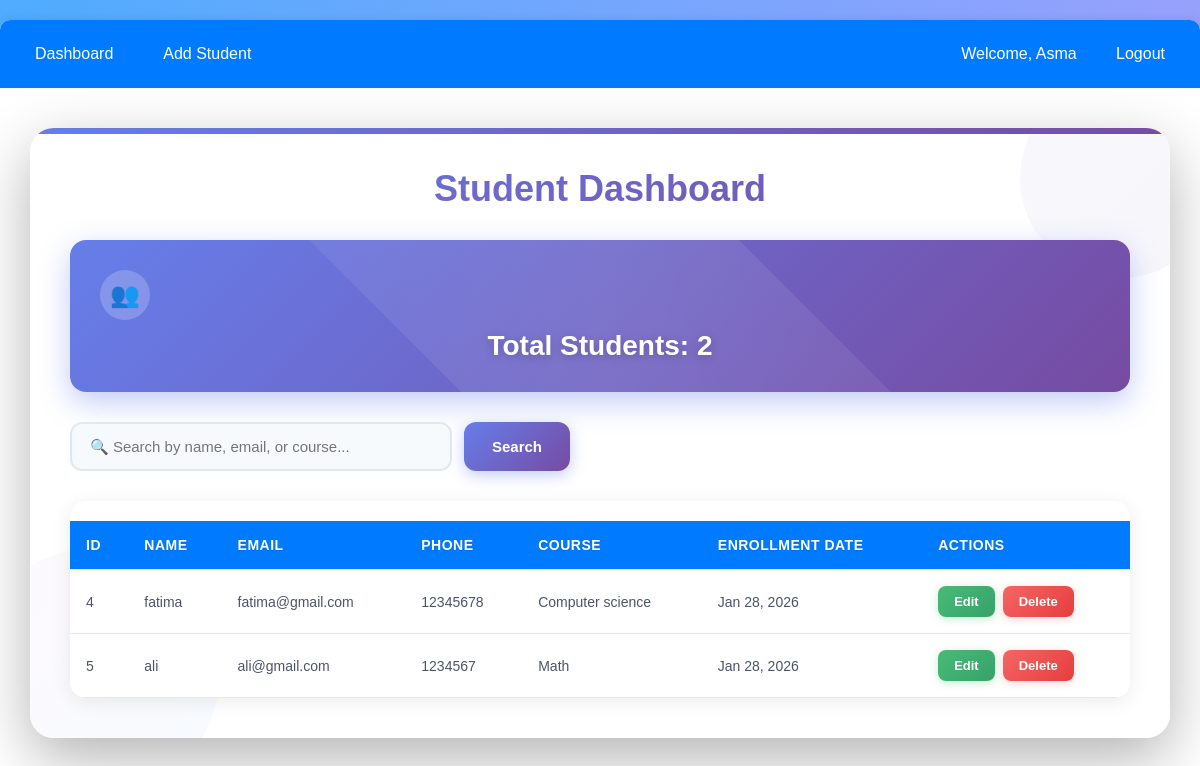
/dashboard/ (signed in), run on the app's committed database.
### students/models.py (models this page shows, shortened)
class Student(models.Model):
    name = models.CharField(max_length=100)
    email = models.EmailField(unique=True)
    phone = models.CharField(max_length=15)
    course = models.CharField(max_length=50)
    enrollment_date = models.DateField(auto_now_add=True)
    class Meta:
        ordering = ['-enrollment_date']  # Newest first

### students/views.py (the view)
# urls.py: path('dashboard/', views.dashboard, name='dashboard'),
@login_required(login_url='login')
def dashboard(request):
    search_query = request.GET.get('search', '')
    if search_query:
        students = Student.objects.filter(
            Q(name__icontains=search_query) |
            Q(email__icontains=search_query) |
            Q(course__icontains=search_query)
        )
    else:
        students = Student.objects.all()
    total_students = Student.objects.count()
    context = {
        'students': students,
        'total_students': total_students,
        'search_query': search_query,
    }
    return render(request, 'dashboard.html', context)

### templates/dashboard.html (shortened to what this page needs)
{% extends 'base.html' %}
{% block content %}
<div class="dashboard-container">
    <div class="decoration-circle top-right"></div>
    <h2>Student Dashboard</h2>
    <div class="stats-box">
        <div class="stats-icon">👥</div>
        <h3>Total Students: {{ total_students }}</h3>
    </div>
    <div class="search-box">
        <form method="GET">
            <input type="text" name="search" placeholder="🔍 Search by name, email, or course..." value="{{ search_query }}">
            <button type="submit">Search</button>
        </form>
    </div>
    {% if students %}
    <div class="table-container">
        <table>
            <thead>
                <tr>
                    <th>ID</th>
                    <th>Name</th>
                    <th>Email</th>
                    <th>Phone</th>
                    <th>Course</th>
                    <th>Enrollment Date</th>
                    <th>Actions</th>
                </tr>
            </thead>
            <tbody>
                {% for student in students %}
                <tr>
                    <td>{{ student.id }}</td>
                    <td>{{ student.name }}</td>
                    <td>{{ student.email }}</td>
                    <td>{{ student.phone }}</td>
                    <td>{{ student.course }}</td>
                    <td>{{ student.enrollment_date|date:"M d, Y" }}</td>
                    <td>
                        <div class="actions">
                            <a href="{% url 'edit_student' student.id %}" class="btn btn-success">Edit</a>
                            <a href="{% url 'delete_student' student.id %}"
                               class="btn btn-danger"
                               onclick="return confirm('Are you sure you want to delete {{ student.name }}?')">
                                Delete
                            </a>
                        </div>
                    </td>
                </tr>
                {% endfor %}
            </tbody>
        </table>
    </div>
    {% endif %}
</div>
{% endblock %}

### templates/base.html (shortened to what this page needs)
<!DOCTYPE html>
<html lang="en">
<head>
</head>
<body>
    <div class="container">
        {% if user.is_authenticated %}
        <nav class="navbar">
            <div class="navbar-left">
                <a href="{% url 'dashboard' %}">Dashboard</a>
                <a href="{% url 'add_student' %}">Add Student</a>
            </div>
            <div>
                <span style="color: white; margin-right: 15px;">Welcome, {{ user.username }}</span>
                <a href="{% url 'logout' %}">Logout</a>
            </div>
        </nav>
        {% endif %}
        {% block content %}
        {% endblock %}
    </div>
</body>
</html>

### templates/base.html (style rules this page uses)
* { margin: 0; padding: 0; box-sizing: border-box; }
body { font-family: Arial, sans-serif; background-color: #f4f4f4; padding: 20px; }
.container { max-width: 1200px; margin: 0 auto; background: white; padding: 30px; border-radius: 10px; box-shadow: 0 0 10px rgba(0,0,0,0.1); }
h1, h2 { color: #333; margin-bottom: 20px; }
.navbar { background: #007bff; padding: 15px; margin: -30px -30px 30px -30px; border-radius: 10px 10px 0 0; display: flex; justify-content: space-between; align-items: center; }
.navbar a { color: white; text-decoration: none; padding: 10px 20px; border-radius: 5px; transition: background 0.3s; }
.navbar-left { display: flex; gap: 10px; }
form { max-width: 500px; }
input[type="text"], input[type="email"], input[type="password"], input[type="tel"], select { width: 100%; padding: 10px; border: 1px solid #ddd; border-radius: 5px; font-size: 16px; }
button, .btn { padding: 10px 20px; background: #007bff; color: white; border: none; border-radius: 5px; cursor: pointer; font-size: 16px; text-decoration: none; display: inline-block; }
.btn-danger { background: #dc3545; }
.btn-success { background: #28a745; }
table { width: 100%; border-collapse: collapse; margin-top: 20px; }
th, td { padding: 12px; text-align: left; border-bottom: 1px solid #ddd; }
th { background: #007bff; color: white; }
.actions { display: flex; gap: 10px; }
.search-box { margin-bottom: 20px; display: flex; gap: 10px; }
.search-box input { flex: 1; }

### data on the page
Student: id "4", name "fatima", email "fatima@gmail.com", phone "12345678", course "Computer science", enrollment_date "Jan 28, 2026"
Student: id "5", name "ali", email "ali@gmail.com", phone "1234567", course "Math", enrollment_date "Jan 28, 2026"

### other printed values
{{ user.username }} "Asma"
{{ total_students }} "2"
